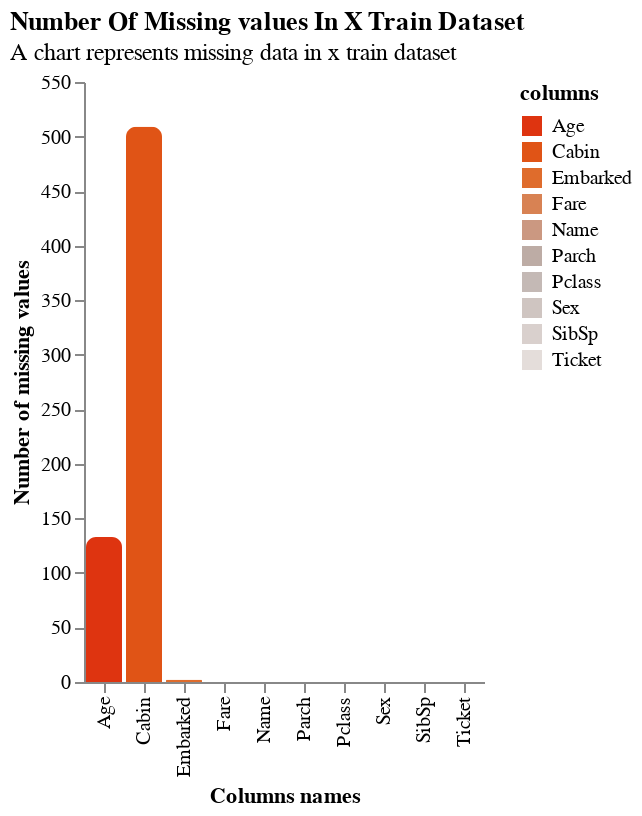

The code cell stored with this chart in its notebook:
### Code cell
plot_nan(
    train_x,
    name='x train dataset',
    only_nan=False
)

### Figure 1 — Vega-Lite specification as saved in the notebook (floating-point values rounded to 4 significant figures)
{"config": {"view": {"continuousWidth": 300, "continuousHeight": 300, "stroke": null}, "axis": {"grid": false}}, "data": {"name": "data-53e8d531cf30c6465984b098a62020da"}, "mark": {"type": "bar", "cornerRadiusTopLeft": 5, "cornerRadiusTopRight": 5}, "encoding": {"color": {"field": "columns", "legend": {"orient": "right"}, "scale": {"scheme": "lightgreyred", "reverse": true}, "type": "nominal"}, "text": {"field": "columns", "type": "nominal"}, "tooltip": [{"field": "columns", "type": "nominal"}, {"field": "total_nan", "type": "quantitative"}, {"field": "percent_nan", "type": "quantitative"}], "x": {"field": "columns", "title": "Columns names", "type": "nominal"}, "y": {"field": "total_nan", "title": "Number of missing values", "type": "quantitative"}}, "title": {"text": "Number Of Missing values In X Train Dataset", "anchor": "start", "subtitle": "A chart represents missing data in x train dataset"}, "$schema": "https://vega.github.io/schema/vega-lite/v5.20.1.json", "datasets": {"data-53e8d531cf30c6465984b098a62020da": [{"columns": "Pclass", "total_nan": 0, "percent_nan": 0}, {"columns": "Name", "total_nan": 0, "percent_nan": 0}, {"columns": "Sex", "total_nan": 0, "percent_nan": 0}, {"columns": "Age", "total_nan": 133, "percent_nan": 20}, {"columns": "SibSp", "total_nan": 0, "percent_nan": 0}, {"columns": "Parch", "total_nan": 0, "percent_nan": 0}, {"columns": "Ticket", "total_nan": 0, "percent_nan": 0}, {"columns": "Fare", "total_nan": 0, "percent_nan": 0}, {"columns": "Cabin", "total_nan": 509, "percent_nan": 76}, {"columns": "Embarked", "total_nan": 2, "percent_nan": 0}]}}
